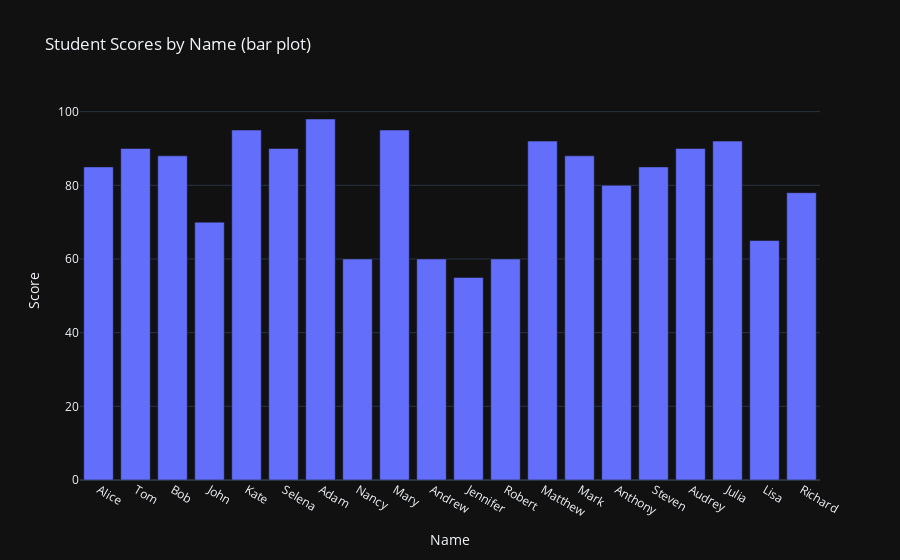

The cell this chart's notebook holds for it:
### Code cell
# Basic bar plot
fig = px.bar(df, x='Name', y='Score', title='Student Scores by Name (bar plot)')
fig.show()

### Figure 1 — Plotly figure (JSON) as saved in the notebook; plotly's stock layout.template omitted (floating-point values rounded to 4 significant figures)
{"data": [{"alignmentgroup": "True", "hovertemplate": "Name=%{x}<br>Score=%{y}<extra></extra>", "legendgroup": "", "marker": {"color": "#636efa", "pattern": {"shape": ""}}, "name": "", "offsetgroup": "", "orientation": "v", "showlegend": false, "textposition": "auto", "x": ["Alice", "Tom", "Bob", "John", "Kate", "Selena", "Adam", "Nancy", "Mary", "Andrew", "Jennifer", "Robert", "Matthew", "Mark", "Anthony", "Steven", "Audrey", "Julia", "Lisa", "Richard"], "xaxis": "x", "y": [85, 90, 88, 70, 95, 90, 98, 60, 95, 60, 55, 60, 92, 88, 80, 85, 90, 92, 65, 78], "yaxis": "y", "type": "bar"}], "layout": {"xaxis": {"anchor": "y", "domain": [0.0, 1.0], "title": {"text": "Name"}}, "yaxis": {"anchor": "x", "domain": [0.0, 1.0], "title": {"text": "Score"}}, "legend": {"tracegroupgap": 0}, "title": {"text": "Student Scores by Name (bar plot)"}, "barmode": "relative"}}
